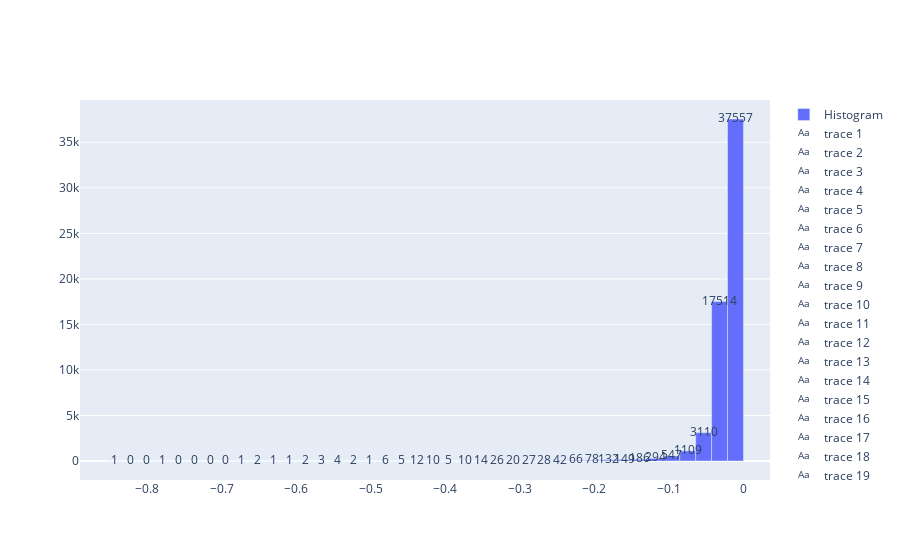

The notebook cell this image was saved under:
### Code cell
# Plot the figure
counts, bins = np.histogram(df_interest['ScoreChange'], bins=40)
bin_midpoints = bins[:-1] + np.diff(bins)/2

fig = go.Figure()

fig.add_trace(go.Bar(
    x=bin_midpoints,
    y=counts,
    width=np.diff(bins), # makes bars have correct widths
    name='Histogram'
))
# add text labels for counts
for i in range(len(counts)):
    fig.add_trace(go.Scatter(
        x=[bin_midpoints[i]],
        y=[counts[i]],
        text=[str(counts[i])],
        mode='text',
    ))

fig.show()

### Figure 1 — Plotly figure (JSON) as saved in the notebook; plotly's stock layout.template omitted (floating-point values rounded to 4 significant figures)
{"data": [{"name": "Histogram", "type": "bar", "width": [0.02136, 0.02136, 0.02136, 0.02136, 0.02136, 0.02136, 0.02136, 0.02136, 0.02136, 0.02136, 0.02136, 0.02136, 0.02136, 0.02136, 0.02136, 0.02136, 0.02136, 0.02136, 0.02136, 0.02136, 0.02136, 0.02136, 0.02136, 0.02136, 0.02136, 0.02136, 0.02136, 0.02136, 0.02136, 0.02136, 0.02136, 0.02136, 0.02136, 0.02136, 0.02136, 0.02136, 0.02136, 0.02136, 0.02136, 0.02136], "x": [-0.8437, -0.8224, -0.801, -0.7797, -0.7583, -0.737, -0.7156, -0.6942, -0.6729, -0.6515, -0.6302, -0.6088, -0.5875, -0.5661, -0.5448, -0.5234, -0.502, -0.4807, -0.4593, -0.438, -0.4166, -0.3953, -0.3739, -0.3525, -0.3312, -0.3098, -0.2885, -0.2671, -0.2458, -0.2244, -0.203, -0.1817, -0.1603, -0.139, -0.1176, -0.09627, -0.07491, -0.05355, -0.0322, -0.01084], "y": [1, 0, 0, 1, 0, 0, 0, 0, 1, 2, 1, 1, 2, 3, 4, 2, 1, 6, 5, 12, 10, 5, 10, 14, 26, 20, 27, 28, 42, 66, 78, 132, 149, 186, 294, 547, 1109, 3110, 17514, 37557]}, {"mode": "text", "text": ["1"], "type": "scatter", "x": [-0.8437], "y": [1]}, {"mode": "text", "text": ["0"], "type": "scatter", "x": [-0.8224], "y": [0]}, {"mode": "text", "text": ["0"], "type": "scatter", "x": [-0.801], "y": [0]}, {"mode": "text", "text": ["1"], "type": "scatter", "x": [-0.7797], "y": [1]}, {"mode": "text", "text": ["0"], "type": "scatter", "x": [-0.7583], "y": [0]}, {"mode": "text", "text": ["0"], "type": "scatter", "x": [-0.737], "y": [0]}, {"mode": "text", "text": ["0"], "type": "scatter", "x": [-0.7156], "y": [0]}, {"mode": "text", "text": ["0"], "type": "scatter", "x": [-0.6942], "y": [0]}, {"mode": "text", "text": ["1"], "type": "scatter", "x": [-0.6729], "y": [1]}, {"mode": "text", "text": ["2"], "type": "scatter", "x": [-0.6515], "y": [2]}, {"mode": "text", "text": ["1"], "type": "scatter", "x": [-0.6302], "y": [1]}, {"mode": "text", "text": ["1"], "type": "scatter", "x": [-0.6088], "y": [1]}, {"mode": "text", "text": ["2"], "type": "scatter", "x": [-0.5875], "y": [2]}, {"mode": "text", "text": ["3"], "type": "scatter", "x": [-0.5661], "y": [3]}, {"mode": "text", "text": ["4"], "type": "scatter", "x": [-0.5448], "y": [4]}, {"mode": "text", "text": ["2"], "type": "scatter", "x": [-0.5234], "y": [2]}, {"mode": "text", "text": ["1"], "type": "scatter", "x": [-0.502], "y": [1]}, {"mode": "text", "text": ["6"], "type": "scatter", "x": [-0.4807], "y": [6]}, {"mode": "text", "text": ["5"], "type": "scatter", "x": [-0.4593], "y": [5]}, {"mode": "text", "text": ["12"], "type": "scatter", "x": [-0.438], "y": [12]}, {"mode": "text", "text": ["10"], "type": "scatter", "x": [-0.4166], "y": [10]}, {"mode": "text", "text": ["5"], "type": "scatter", "x": [-0.3953], "y": [5]}, {"mode": "text", "text": ["10"], "type": "scatter", "x": [-0.3739], "y": [10]}, {"mode": "text", "text": ["14"], "type": "scatter", "x": [-0.3525], "y": [14]}, {"mode": "text", "text": ["26"], "type": "scatter", "x": [-0.3312], "y": [26]}, {"mode": "text", "text": ["20"], "type": "scatter", "x": [-0.3098], "y": [20]}, {"mode": "text", "text": ["27"], "type": "scatter", "x": [-0.2885], "y": [27]}, {"mode": "text", "text": ["28"], "type": "scatter", "x": [-0.2671], "y": [28]}, {"mode": "text", "text": ["42"], "type": "scatter", "x": [-0.2458], "y": [42]}, {"mode": "text", "text": ["66"], "type": "scatter", "x": [-0.2244], "y": [66]}, {"mode": "text", "text": ["78"], "type": "scatter", "x": [-0.203], "y": [78]}, {"mode": "text", "text": ["132"], "type": "scatter", "x": [-0.1817], "y": [132]}, {"mode": "text", "text": ["149"], "type": "scatter", "x": [-0.1603], "y": [149]}, {"mode": "text", "text": ["186"], "type": "scatter", "x": [-0.139], "y": [186]}, {"mode": "text", "text": ["294"], "type": "scatter", "x": [-0.1176], "y": [294]}, {"mode": "text", "text": ["547"], "type": "scatter", "x": [-0.09627], "y": [547]}, {"mode": "text", "text": ["1109"], "type": "scatter", "x": [-0.07491], "y": [1109]}, {"mode": "text", "text": ["3110"], "type": "scatter", "x": [-0.05355], "y": [3110]}, {"mode": "text", "text": ["17514"], "type": "scatter", "x": [-0.0322], "y": [17514]}, {"mode": "text", "text": ["37557"], "type": "scatter", "x": [-0.01084], "y": [37557]}], "layout": {"autosize": true, "xaxis": {"autorange": true, "range": [-0.89, 0.03543], "type": "linear"}, "yaxis": {"autorange": true, "range": [-2086.0, 39640.0], "type": "linear"}}}
